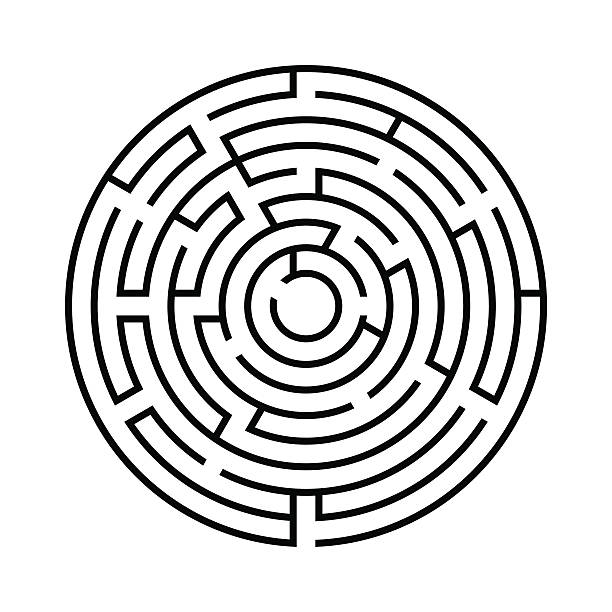
#> input picture src/circular.jpg, 612 x 612 px
$ python -i prep_maze.py   (imports and definitions only)
#> lines starting #> are read from the running program, lines starting #| are printed output that depends on the picture; after the words box and inside, x2 and y2 are one past the last pixel; in counts of white or black regions, pixels touching at a corner belong together
import cv2
import numpy as np
import matplotlib.pyplot as plt


def preprocess(org_img):
    img = org_img.copy()
    img = cv2.cvtColor(img, cv2.COLOR_RGB2GRAY)
    img = cv2.fastNlMeansDenoising(img, None, 20, 7, 21)
    img = cv2.threshold(img, 0, 255, cv2.THRESH_BINARY_INV+cv2.THRESH_OTSU)[1]
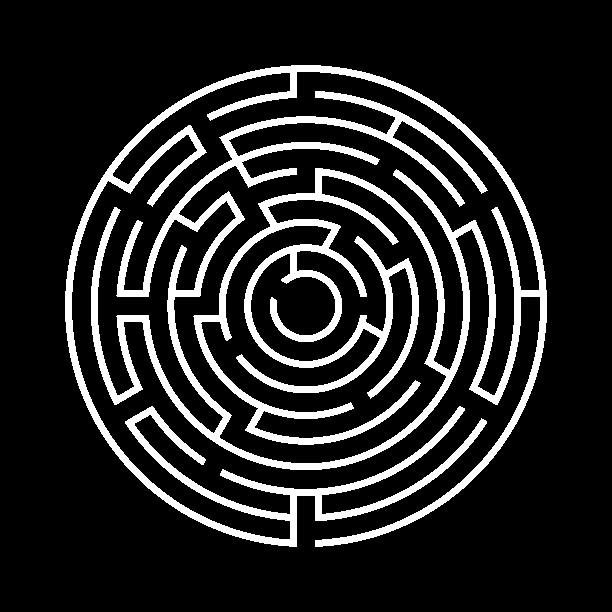
#> img: shape (612, 612); 14.4% white; 1 white region, box (x1, y1, x2, y2) and area: (65, 65, 547, 547) 53959

    return img

>>> import cv2
>>> picture = cv2.cvtColor(cv2.imread('circular.jpg'), cv2.COLOR_BGR2RGB)
>>> result = preprocess(picture)

$ run again, on src/easy.jpg
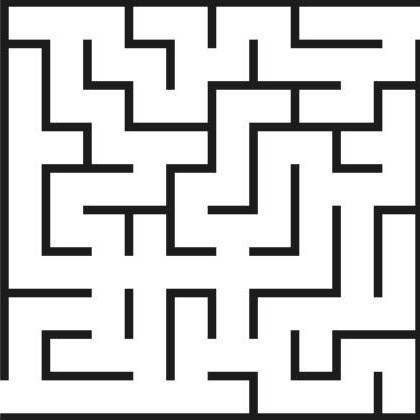
#> input picture src/easy.jpg, 420 x 420 px
#> picture is the input picture: shape (420, 420, 3); min 6, max 255, mean 205.7
#> in preprocess, `img = cv2.threshold(img, 0, 255, cv2.THRESH_BINARY_INV+cv2.THRESH_OTSU..`:
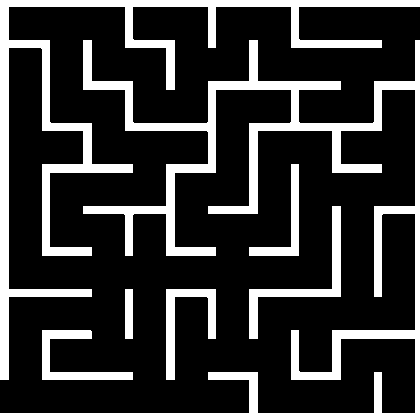
#> img: shape (420, 420); 21.5% white; 7 white regions, largest, box (x1, y1, x2, y2) and area: (0, 40, 420, 420) 18866, (0, 0, 420, 380) 12813, (249, 206, 341, 339) 1861
